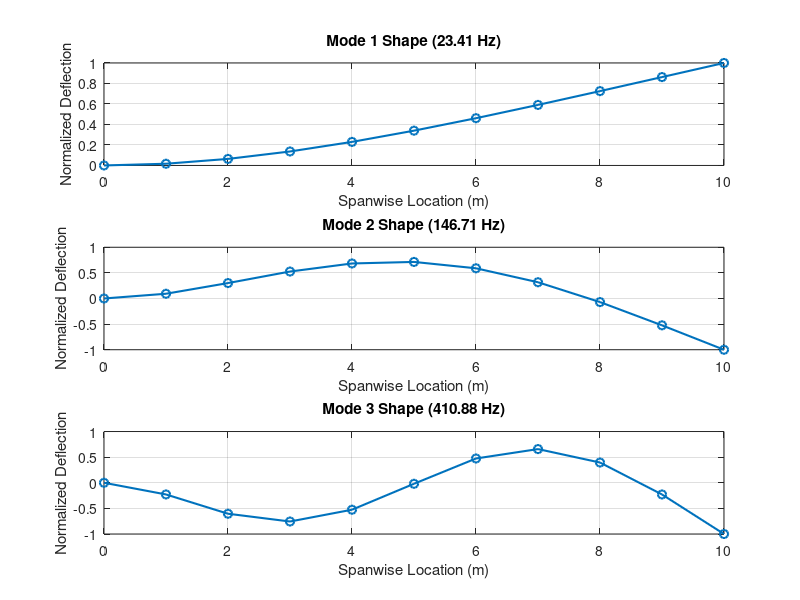

Recreate this plot in MATLAB.
clc; clear; close all;

%% 1. WING STRUCTURAL MODEL - FINITE ELEMENT METHOD (FEM)
fprintf('Building structural model...\n');

% Parameters
L = 10;      % Wing span (m)
E = 70e9;    % Young's modulus (Pa)
I = 0.02;    % Moment of inertia (m^4)
rho = 1600;  % Material density (kg/m^3)
A = 0.05;    % Cross-sectional area (m^2)
N = 10;      % Number of finite elements

dx = L / N;  % Length of each element

% Define local element stiffness and mass matrices for a beam element
% (4x4 matrix for 2 nodes, each with 2 degrees of freedom: deflection & rotation)
k_local = (E * I / dx^3) * [12,   6*dx,    -12,   6*dx;
                            6*dx, 4*dx^2,  -6*dx, 2*dx^2;
                           -12,  -6*dx,   12,    -6*dx;
                            6*dx, 2*dx^2,  -6*dx, 4*dx^2];

m_local = (rho * A * dx / 420) * [156,   22*dx,   54,    -13*dx;
                                  22*dx, 4*dx^2,  13*dx,  -3*dx^2;
                                  54,    13*dx,   156,    -22*dx;
                                 -13*dx, -3*dx^2, -22*dx,  4*dx^2];

% Initialize global matrices (2 degrees of freedom per node)
n_nodes = N + 1;
K_global = zeros(2 * n_nodes);
M_global = zeros(2 * n_nodes);

% Assemble global matrices from local element matrices
for i = 1:N
    dof_indices = (2*i-1):(2*i+2); % Get the 4 relevant DOFs for the element
    K_global(dof_indices, dof_indices) = K_global(dof_indices, dof_indices) + k_local;
    M_global(dof_indices, dof_indices) = M_global(dof_indices, dof_indices) + m_local;
end

%% 2. APPLY BOUNDARY CONDITIONS
% For a cantilever beam, the wing root is fixed.
% This means deflection and rotation at the first node are zero.
% We remove the first two rows and columns, corresponding to these DOFs.
dofs_to_keep = 3:(2 * n_nodes);
K = K_global(dofs_to_keep, dofs_to_keep);
M = M_global(dofs_to_keep, dofs_to_keep);

%% 3. SOLVE EIGENVALUE PROBLEM
% Solve (K - omega^2 * M)v = 0 for natural frequencies and mode shapes
[V_raw, D] = eig(K, M);
omegas = sqrt(diag(D)); % Angular frequencies (rad/s)
freqs = omegas / (2 * pi); % Convert to Hz

% Normalize mode shapes for consistency
for i = 1:size(V_raw, 2)
    V_raw(:,i) = V_raw(:,i) / max(abs(V_raw(:,i)));
end

% The eigenvector `V_raw` contains both deflection and rotation.
% Extract only the deflection mode shapes for analysis.
V = V_raw(1:2:end, :);

%% 4. DISPLAY AND PLOT RESULTS
fprintf('Natural Frequencies of Wing (Hz):\n');
disp(freqs(1:5)); % Display first 5 frequencies

% Plot the first 3 mode shapes
figure('Name', 'Wing Mode Shapes', 'NumberTitle', 'off');
x_nodes = linspace(0, L, n_nodes);
for i = 1:3
    subplot(3, 1, i);
    plot(x_nodes, [0; V(:,i)], 'o-', 'LineWidth', 1.5);
    xlabel('Spanwise Location (m)');
    ylabel('Normalized Deflection');
    title(sprintf('Mode %d Shape (%.2f Hz)', i, freqs(i)));
    grid on;
end
%% 5. SAVE MODEL FOR SUBSEQUENT SCRIPTS
% **MODIFIED SECTION**
% Save the key variables, including the FULL eigenvectors (V_raw)
b = 0.15; h = 0.02;
V_eigenvectors = V_raw; % Assign to a clear variable name
V_deflection = V;       % Assign to a clear variable name
save('structural_model.mat', 'M', 'K', 'V_eigenvectors', 'V_deflection', 'L', 'N', 'b', 'h', 'freqs');
fprintf('\nStructural model data saved successfully to structural_model.mat\n');
